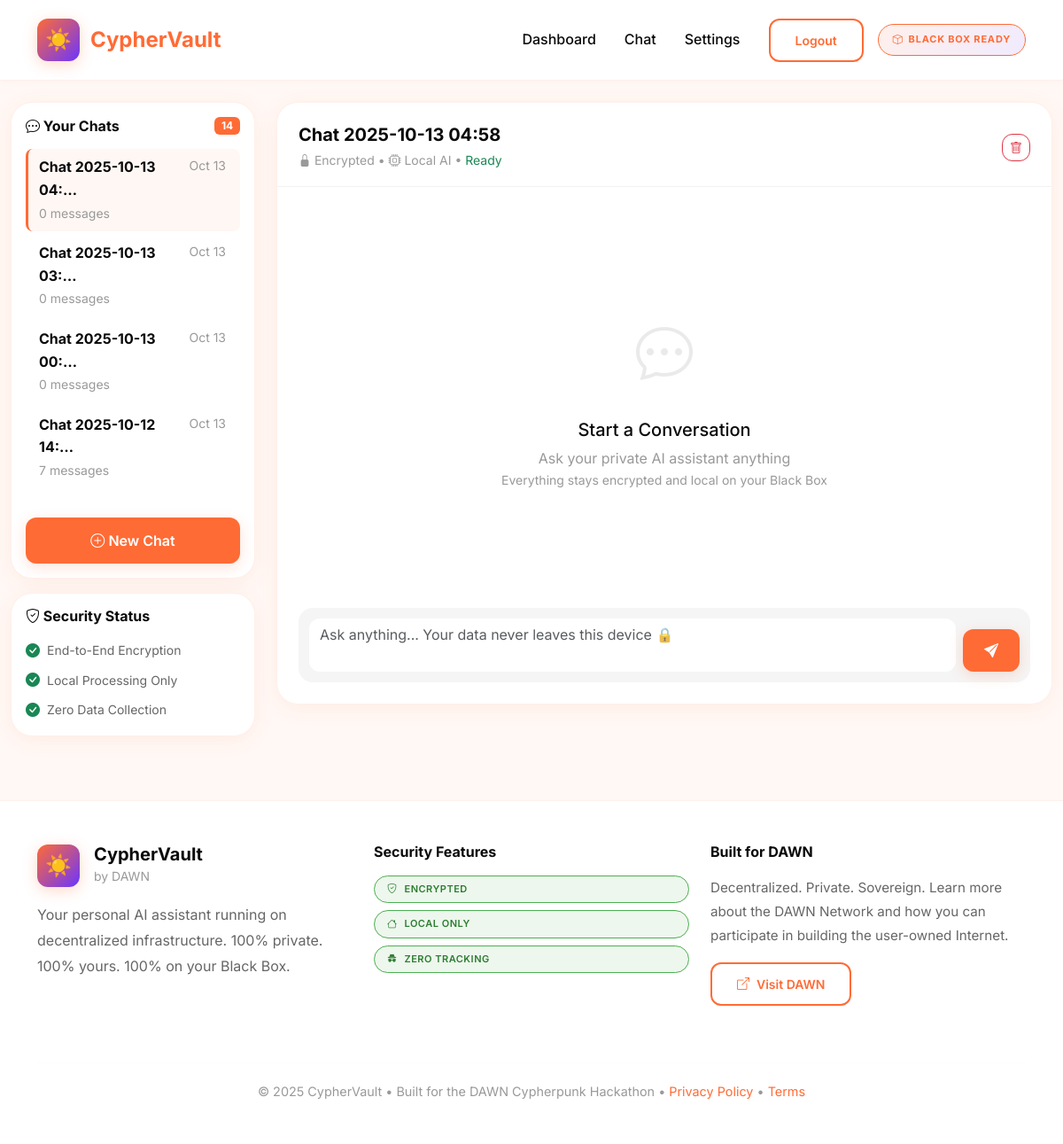
Screenshot of /chat/42/ (signed in) with the database file from the repository.
### core/models.py (models this page shows, shortened)
class Conversation(models.Model):
    user = models.ForeignKey(User, on_delete=models.CASCADE)
    title = models.CharField(max_length=200, default="New Conversation")
    created_at = models.DateTimeField(auto_now_add=True)
    updated_at = models.DateTimeField(auto_now=True)
    is_active = models.BooleanField(default=True)
    is_encrypted = models.BooleanField(default=True)
    class Meta:
        ordering = ['-updated_at']
    def get_message_count(self):
        return self.messages.count()

### core/views.py (the view, shortened to what this page needs)
# urls.py: path('chat/', views.chat_view, name='chat'),
@login_required
def chat_view(request, conversation_id=None):
    if conversation_id:
        conversation = get_object_or_404(Conversation, id=conversation_id, user=request.user)
    else:
        conversation = Conversation.objects.create(
            user=request.user,
            title=f"Chat {timezone.now().strftime('%Y-%m-%d %H:%M')}"
        )
        return redirect('chat_with_id', conversation_id=conversation.id)
    conversations = Conversation.objects.filter(user=request.user, is_active=True)
    messages = conversation.messages.all().order_by('timestamp')
    chat_messages = []
    context = {
        'conversation': conversation,
        'conversations': conversations,
        'chat_messages': chat_messages,
    }
    return render(request, 'chat.html', context)

### templates/chat.html (shortened to what this page needs)
{% extends 'base.html' %}
{% load static %}
{% load custom_filters %}
{% block content %}
<div class="container-fluid py-4" style="background: var(--dawn-cream);">
    <div class="row">
        <div class="col-md-3">
            <div class="dawn-card p-3 mb-3">
                <div class="d-flex justify-content-between align-items-center mb-3">
                    <h6 class="mb-0 fw-bold" style="color: var(--dawn-dark);">
                        <i class="bi bi-chat-dots"></i> Your Chats
                    </h6>
                    <span class="badge" style="background: var(--dawn-orange); color: white;">{{ conversations.count }}</span>
                </div>
                <div class="list-group list-group-flush" style="max-height: 50vh; overflow-y: auto;">
                    {% for conv in conversations %}
                    <a href="{% url 'chat_with_id' conv.id %}"
                        class="list-group-item bg-transparent border-0 {% if conv.id == conversation.id %}active-chat{% endif %}"
                        style="border-left: 3px solid {% if conv.id == conversation.id %}var(--dawn-orange){% else %}transparent{% endif %} !important; padding-left: 12px; color: var(--dawn-dark); border-radius: 8px; margin-bottom: 4px;">
                        <div class="d-flex justify-content-between align-items-start">
                            <div style="flex: 1;">
                                <div class="fw-bold">{{ conv.title|truncatechars:20 }}</div>
                                <small style="color: #999;">{{ conv.get_message_count }} messages</small>
                            </div>
                            <small style="color: #999;">{{ conv.updated_at|date:"M d" }}</small>
                        </div>
                    </a>
                    {% empty %}
                    <div class="text-center py-3" style="color: #999;">
                        <p>No conversations yet</p>
                    </div>
                    {% endfor %}
                </div>
                <a href="{% url 'chat' %}" class="btn btn-dawn w-100 mt-3">
                    <i class="bi bi-plus-circle"></i> New Chat
                </a>
            </div>
            <div class="dawn-card p-3">
                <h6 class="mb-3 fw-bold" style="color: var(--dawn-dark);">
                    <i class="bi bi-shield-check"></i> Security Status
                </h6>
                <div class="d-flex align-items-center mb-2">
                    <i class="bi bi-check-circle-fill text-success me-2"></i>
                    <small style="color: #666;">End-to-End Encryption</small>
                </div>
                <div class="d-flex align-items-center mb-2">
                    <i class="bi bi-check-circle-fill text-success me-2"></i>
                    <small style="color: #666;">Local Processing Only</small>
                </div>
                <div class="d-flex align-items-center">
                    <i class="bi bi-check-circle-fill text-success me-2"></i>
                    <small style="color: #666;">Zero Data Collection</small>
                </div>
            </div>
        </div>
        <div class="col-md-9">
            <div class="dawn-card p-0" style="height: 85vh; display: flex; flex-direction: column; overflow: hidden;">
                <div class="d-flex justify-content-between align-items-center px-4 pt-4 pb-3"
                    style="border-bottom: 1px solid rgba(0,0,0,0.05); flex-shrink: 0;">
                    <div>
                        <h5 class="mb-1 fw-bold" style="color: var(--dawn-dark);">{{ conversation.title }}</h5>
                        <small style="color: #999;">
                            <i class="bi bi-lock-fill"></i> Encrypted •
                            <i class="bi bi-cpu"></i> Local AI •
                            <span id="status-indicator" class="text-success">Ready</span>
                        </small>
                    </div>
                    <div>
                        <a href="{% url 'delete_conversation' conversation.id %}" class="btn btn-sm btn-outline-danger"
                            style="border-radius: 12px;"
                            onclick="return confirm('Are you sure you want to delete this conversation?')">
                            <i class="bi bi-trash"></i>
                        </a>
                    </div>
                </div>
                <div id="chat-messages" class="flex-grow-1 overflow-auto px-4 py-3" style="scroll-behavior: smooth;">
                    {% if chat_messages %}
                    {% for message in chat_messages %}
                    <div class="message-wrapper mb-3">
                        <div class="d-flex {% if message.role == 'user' %}justify-content-end{% endif %}">
                            <div class="message-bubble p-3"
                                style="max-width: 75%; {% if message.role == 'user' %}background: var(--dawn-orange); color: white;{% else %}background: #F5F5F5; color: var(--dawn-dark);{% endif %} border-radius: 20px; box-shadow: 0 2px 8px rgba(0,0,0,0.05);">
                                <div class="mb-2">
                                    <span class="badge"
                                        style="background: rgba(0,0,0,0.1); font-size: 10px; font-weight: 600; padding: 4px 10px; border-radius: 12px;">
                                        {% if message.role == 'user' %}👤 You{% else %}🤖 AI{% endif %}
                                    </span>
                                </div>
                                <div class="message-content"
    style="line-height: 1.6; white-space: pre-wrap; word-wrap: break-word;">{{ message.content }}</div>
                                <div class="text-end mt-2">
                                    <small style="opacity: 0.6; font-size: 11px;">
                                        {{ message.timestamp|date:"H:i" }}
                                    </small>
                                </div>
                            </div>
                        </div>
                    </div>
                    {% endfor %}
                    {% else %}
                    <div id="empty-state" class="text-center" style="color: #999; margin-top: 15vh;">
                        <i class="bi bi-chat-dots" style="font-size: 64px; opacity: 0.2;"></i>
                        <h5 class="mt-4 mb-2" style="color: var(--dawn-dark);">Start a Conversation</h5>
                        <p class="mb-0">Ask your private AI assistant anything</p>
                        <p class="small">Everything stays encrypted and local on your Black Box</p>
                    </div>
                    {% endif %}
                </div>
                <div class="px-4 pb-4" style="flex-shrink: 0;">
                    <div style="background: #F5F5F5; border-radius: 16px; padding: 12px;">
                        <div class="d-flex gap-2">
                            <textarea id="message-input" class="form-control border-0"
                                placeholder="Ask anything... Your data never leaves this device 🔒" rows="2"
                                style="resize: none; box-shadow: none; background: white; border-radius: 12px; color: var(--dawn-dark);"></textarea>
                            <button class="btn btn-dawn align-self-end" onclick="sendMessage()" id="send-btn"
                                style="border-radius: 12px; padding: 12px 24px;">
                                <i class="bi bi-send-fill"></i>
                            </button>
                        </div>
                    </div>
                </div>
            </div>
        </div>
    </div>
</div>
{% endblock %}

### templates/base.html (style rules this page uses)
:root { --dawn-orange: #FF6B35; --dawn-purple: #6B35FF; --dawn-peach: #FFE5DC; --dawn-cream: #FFF8F5; --dawn-dark: #0a0a0a; --dawn-gray: #1a1a1a; --dawn-light: #ffffff; --dawn-blue-light: #E8F4FF; --dawn-blue: #4A90E2; }
* { margin: 0; padding: 0; box-sizing: border-box; }
body { background: var(--dawn-cream); color: var(--dawn-dark); min-height: 100vh; font-family: 'Inter', -apple-system, BlinkMacSystemFont, 'Segoe UI', sans-serif; font-weight: 400; line-height: 1.6; }
body::before { content: ''; position: fixed; bottom: 0; left: 0; width: 100%; height: 300px; background-size: cover; pointer-events: none; z-index: -1; }
.dawn-card { background: var(--dawn-light); border-radius: 24px; padding: 32px; box-shadow: 0 4px 24px rgba(255, 107, 53, 0.08); border: 1px solid rgba(255, 107, 53, 0.1); transition: all 0.3s ease; }
.btn-dawn { background: var(--dawn-orange); border: none; color: white; font-weight: 600; padding: 14px 32px; border-radius: 12px; transition: all 0.3s ease; box-shadow: 0 4px 16px rgba(255, 107, 53, 0.2); }
* { transition: background-color 0.3s ease, border-color 0.3s ease; }

### templates/chat.html (style rules this page uses)
.active-chat { background: rgba(255, 107, 53, 0.05) !important; }
.list-group-item { transition: all 0.2s ease; }
#send-btn { transition: all 0.3s ease; }

### rows the page displays
Conversation: title "Chat 2025-10-13 04:…", get_message_count "0", updated_at "Oct 13", title "Chat 2025-10-13 04:58"
Conversation: title "Chat 2025-10-13 03:…", get_message_count "0", updated_at "Oct 13"
Conversation: title "Chat 2025-10-13 00:…", get_message_count "0", updated_at "Oct 13"
Conversation: title "Chat 2025-10-12 14:…", get_message_count "7", updated_at "Oct 13"

### other values shown
{{ conversations.count }} "14"
